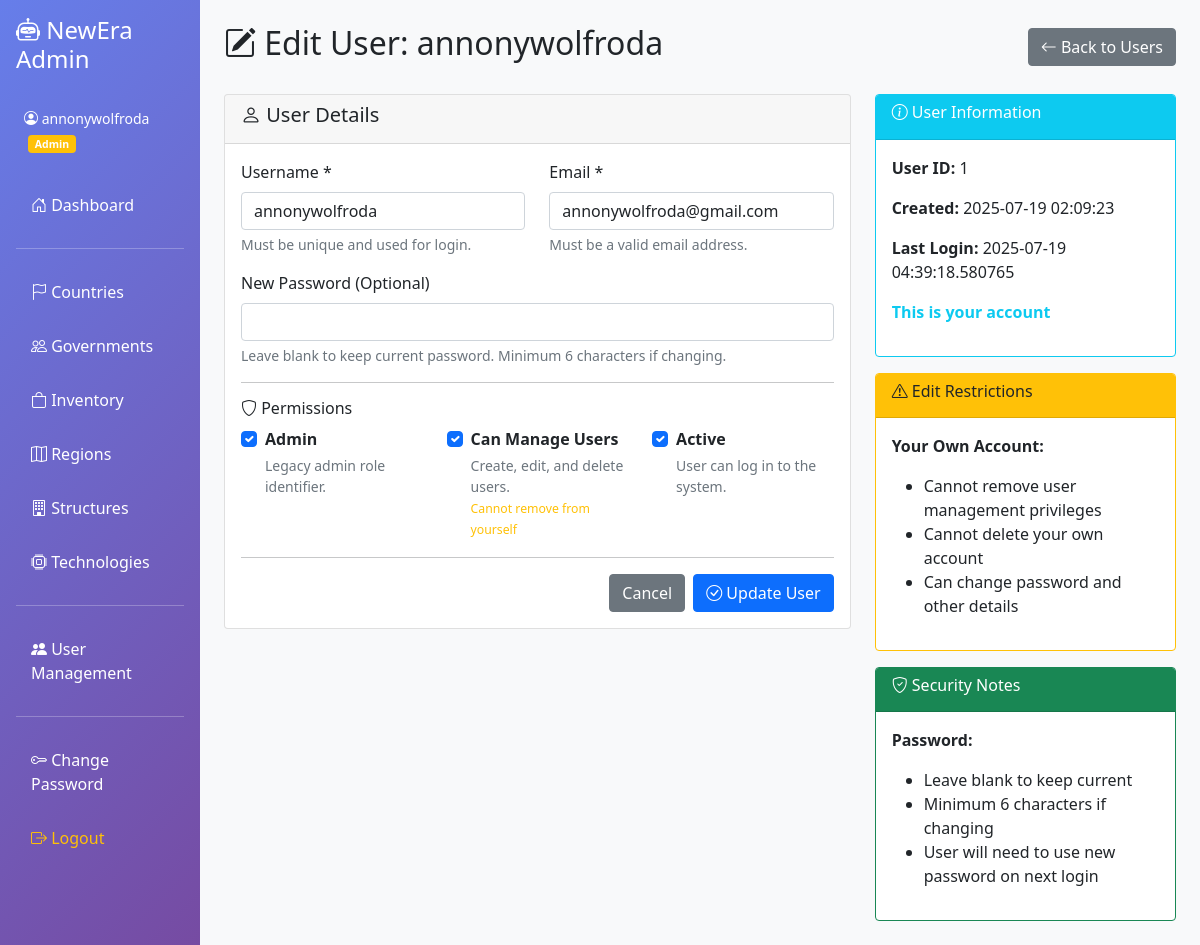
Page /users/edit/1 (signed in) on the committed database.
### admin-panel/app.py (models this page shows, shortened)
class User(db.Model):
    __tablename__ = "AdminUsers"
    user_id = db.Column(db.Integer, primary_key=True, autoincrement=True)
    username = db.Column(db.String(80), unique=True, nullable=False)
    email = db.Column(db.String(120), unique=True, nullable=False)
    password_hash = db.Column(db.String(200), nullable=False)
    is_admin = db.Column(db.Boolean, default=False, nullable=False)
    can_manage_users = db.Column(db.Boolean, default=False, nullable=False)
    created_at = db.Column(db.String, default=lambda: str(datetime.now()))
    last_login = db.Column(db.String)
    is_active = db.Column(db.Boolean, default=True, nullable=False)

### admin-panel/app.py (the view, shortened to what this page needs)
@app.route("/users/edit/<int:user_id>", methods=["GET", "POST"])
@admin_required
def edit_user(user_id):
    user = User.query.get_or_404(user_id)
    return render_template("edit_user.html", user=user)

### admin-panel/app.py (called while the page is built)
def admin_required(f):
    @wraps(f)
    def decorated_function(*args, **kwargs):
        if "user_id" not in session:
            flash("Please log in to access this page.", "error")
            return redirect(url_for("login"))
        user = User.query.get(session["user_id"])
        if not user or not user.can_manage_users:
            flash("Admin privileges required for this action.", "error")
            return redirect(url_for("index"))
        return f(*args, **kwargs)
    return decorated_function

### admin-panel/templates/edit_user.html (shortened to what this page needs)
{% extends "base.html" %}
{% block content %}
<div class="d-flex justify-content-between align-items-center mb-4">
    <h2><i class="bi bi-pencil-square"></i> Edit User: {{ user.username }}</h2>
    <a href="{{ url_for('users') }}" class="btn btn-secondary">
        <i class="bi bi-arrow-left"></i> Back to Users
    </a>
</div>
<div class="row">
    <div class="col-md-8">
        <div class="card">
            <div class="card-header">
                <h5><i class="bi bi-person"></i> User Details</h5>
            </div>
            <div class="card-body">
                <form method="POST">
                    <div class="row">
                        <div class="col-md-6">
                            <div class="mb-3">
                                <label for="username" class="form-label">Username *</label>
                                <input type="text" class="form-control" id="username" name="username"
                                       value="{{ user.username }}" required>
                                <div class="form-text">Must be unique and used for login.</div>
                            </div>
                        </div>
                        <div class="col-md-6">
                            <div class="mb-3">
                                <label for="email" class="form-label">Email *</label>
                                <input type="email" class="form-control" id="email" name="email"
                                       value="{{ user.email }}" required>
                                <div class="form-text">Must be a valid email address.</div>
                            </div>
                        </div>
                    </div>
                    <div class="mb-3">
                        <label for="new_password" class="form-label">New Password (Optional)</label>
                        <input type="password" class="form-control" id="new_password" name="new_password" minlength="6">
                        <div class="form-text">Leave blank to keep current password. Minimum 6 characters if changing.</div>
                    </div>
                    <hr>
                    <h6><i class="bi bi-shield"></i> Permissions</h6>
                    <div class="row">
                        <div class="col-md-4">
                            <div class="form-check">
                                <input class="form-check-input" type="checkbox" id="is_admin" name="is_admin"
                                       {% if user.is_admin %}checked{% endif %}>
                                <label class="form-check-label" for="is_admin">
                                    <strong>Admin</strong>
                                </label>
                                <div class="form-text">Legacy admin role identifier.</div>
                            </div>
                        </div>
                        <div class="col-md-4">
                            <div class="form-check">
                                <input class="form-check-input" type="checkbox" id="can_manage_users" name="can_manage_users"
                                       {% if user.can_manage_users %}checked{% endif %}
                                       {% if user.user_id == session.user_id %}onchange="preventSelfDemotion(this)"{% endif %}>
                                <label class="form-check-label" for="can_manage_users">
                                    <strong>Can Manage Users</strong>
                                </label>
                                <div class="form-text">
                                    Create, edit, and delete users.
                                    {% if user.user_id == session.user_id %}
                                        <br><small class="text-warning">Cannot remove from yourself</small>
                                    {% endif %}
                                </div>
                            </div>
                        </div>
                        <div class="col-md-4">
                            <div class="form-check">
                                <input class="form-check-input" type="checkbox" id="is_active" name="is_active"
                                       {% if user.is_active %}checked{% endif %}>
                                <label class="form-check-label" for="is_active">
                                    <strong>Active</strong>
                                </label>
                                <div class="form-text">User can log in to the system.</div>
                            </div>
                        </div>
                    </div>
                    <hr>
                    <div class="d-flex justify-content-end">
                        <a href="{{ url_for('users') }}" class="btn btn-secondary me-2">Cancel</a>
                        <button type="submit" class="btn btn-primary">
                            <i class="bi bi-check-circle"></i> Update User
                        </button>
                    </div>
                </form>
            </div>
        </div>
    </div>
    <div class="col-md-4">
        <div class="card border-info">
            <div class="card-header bg-info text-white">
                <h6><i class="bi bi-info-circle"></i> User Information</h6>
            </div>
            <div class="card-body">
                <p><strong>User ID:</strong> {{ user.user_id }}</p>
                <p><strong>Created:</strong> {{ user.created_at or 'N/A' }}</p>
                <p><strong>Last Login:</strong> {{ user.last_login or 'Never' }}</p>
                {% if user.user_id == session.user_id %}
                <p class="text-info"><strong>This is your account</strong></p>
                {% endif %}
            </div>
        </div>
        <div class="card border-warning mt-3">
            <div class="card-header bg-warning text-dark">
                <h6><i class="bi bi-exclamation-triangle"></i> Edit Restrictions</h6>
            </div>
            <div class="card-body">
                {% if user.user_id == session.user_id %}
                <p><strong>Your Own Account:</strong></p>
                <ul>
                    <li>Cannot remove user management privileges</li>
                    <li>Cannot delete your own account</li>
                    <li>Can change password and other details</li>
                </ul>
                {% endif %}
            </div>
        </div>
        <div class="card border-success mt-3">
            <div class="card-header bg-success text-white">
                <h6><i class="bi bi-shield-check"></i> Security Notes</h6>
            </div>
            <div class="card-body">
                <p><strong>Password:</strong></p>
                <ul>
                    <li>Leave blank to keep current</li>
                    <li>Minimum 6 characters if changing</li>
                    <li>User will need to use new password on next login</li>
                </ul>
            </div>
        </div>
    </div>
</div>
{% endblock %}

### admin-panel/templates/base.html (shortened to what this page needs)
<!doctype html>
<html lang="fr">
<head>
  <link href="https://cdn.jsdelivr.net/npm/bootstrap@5.1.3/dist/css/bootstrap.min.css" rel="stylesheet">
  <link href="https://cdn.jsdelivr.net/npm/bootstrap-icons@1.7.2/font/bootstrap-icons.css" rel="stylesheet">
</head>
<body class="bg-light">
  <div class="container-fluid">
    <div class="row">
      <div class="col-md-3 col-lg-2 sidebar p-3">
        <h4 class="text-white mb-4">
          <i class="bi bi-robot"></i> NewEra Admin
        </h4>
        {% if session.username %}
        <div class="bg-rgba-255-255-255-0-1 p-2 rounded mb-3 text-white">
          <small>
            <i class="bi bi-person-circle"></i> {{ session.username }}
            {% if session.is_admin %}
              <span class="badge bg-warning ms-1">Admin</span>
            {% endif %}
          </small>
        </div>
        {% endif %}
        <div class="nav flex-column">
          <a href="/" class="nav-link">
            <i class="bi bi-house-door"></i> Dashboard
          </a>
          <hr class="text-white">
          <a href="/countries" class="nav-link">
            <i class="bi bi-flag"></i> Countries
          </a>
          <a href="/governments" class="nav-link">
            <i class="bi bi-people"></i> Governments
          </a>
          <a href="/inventory" class="nav-link">
            <i class="bi bi-bag"></i> Inventory
          </a>
          <a href="/regions" class="nav-link">
            <i class="bi bi-map"></i> Regions
          </a>
          <a href="/structures" class="nav-link">
            <i class="bi bi-building"></i> Structures
          </a>
          <a href="/technologies" class="nav-link">
            <i class="bi bi-cpu"></i> Technologies
          </a>
          {% if session.is_admin %}
          <hr class="text-white">
          <a href="/users" class="nav-link">
            <i class="bi bi-people-fill"></i> User Management
          </a>
          {% endif %}
          <hr class="text-white">
          <a href="/change_password" class="nav-link">
            <i class="bi bi-key"></i> Change Password
          </a>
          <a href="/logout" class="nav-link text-warning">
            <i class="bi bi-box-arrow-right"></i> Logout
          </a>
        </div>
      </div>
      <div class="col-md-9 col-lg-10 p-4">
        {% block content %}{% endblock %}
      </div>
    </div>
  </div>
</body>
</html>

### admin-panel/templates/base.html (style rules this page uses)
.sidebar { min-height: 100vh; background: linear-gradient(135deg, #667eea 0%, #764ba2 100%); }
.sidebar a { color: white; text-decoration: none; padding: 10px 15px; display: block; border-radius: 5px; margin: 5px 0; transition: all 0.3s; }

### rows in the picture
User: username "annonywolfroda", email "annonywolfroda@gmail.com", is_admin "☑", user_id "☑", is_active "☑", user_id "1", created_at "2025-07-19 02:09:23", last_login "2025-07-19 04:39:18.580765"
